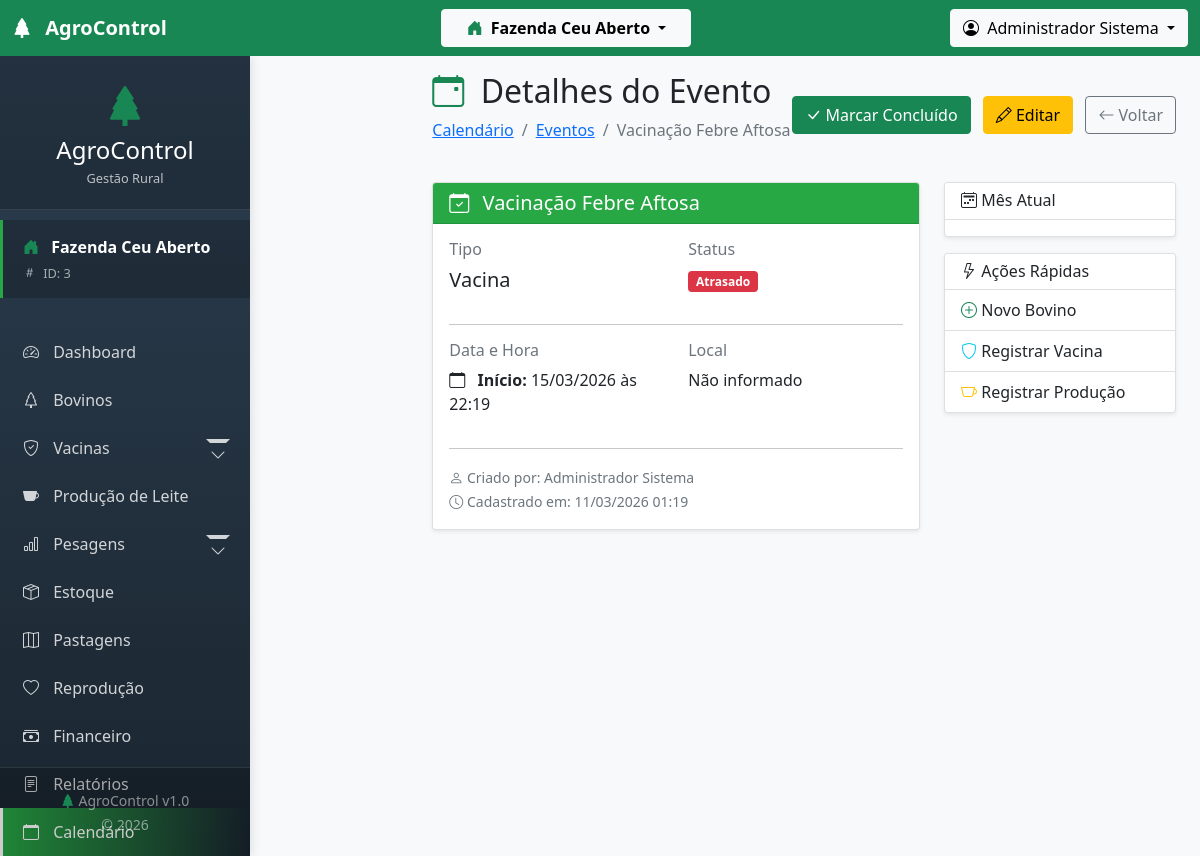
Screenshot of /modules/calendario/visualizar.php?id=7 (signed in) with the database file from the repository.
### tables this page shows
CREATE TABLE `eventos` (
  `id` int(11) NOT NULL AUTO_INCREMENT,
  `id_fazenda` int(11) NOT NULL,
  `id_usuario` int(11) NOT NULL,
  `id_bovino` int(11) DEFAULT NULL,
  `titulo` varchar(255) NOT NULL,
  `descricao` text DEFAULT NULL,
  `tipo` enum('vacina','parto','inseminacao','desmama','venda','compra','manutencao','consulta','outro') DEFAULT 'outro',
  `data_inicio` datetime NOT NULL,
  `data_fim` datetime DEFAULT NULL,
  `dia_inteiro` tinyint(1) DEFAULT 0,
  `local` varchar(255) DEFAULT NULL,
  `cor` varchar(20) DEFAULT NULL,
  `notificar` tinyint(1) DEFAULT 0,
  `notificar_antecedencia` int(11) DEFAULT NULL,
  `concluido` tinyint(1) DEFAULT 0,
  `data_conclusao` datetime DEFAULT NULL,
  `recorrente` tinyint(1) DEFAULT 0,
  `recorrencia_config` text DEFAULT NULL,
  `data_cadastro` timestamp NULL DEFAULT current_timestamp(),
  PRIMARY KEY (`id`),
  KEY `id_fazenda` (`id_fazenda`),
  KEY `id_usuario` (`id_usuario`),
  KEY `id_bovino` (`id_bovino`),
  KEY `idx_eventos_datas` (`data_inicio`),
  CONSTRAINT `eventos_ibfk_1` FOREIGN KEY (`id_fazenda`) REFERENCES `fazendas` (`id`) ON DELETE CASCADE,
  CONSTRAINT `eventos_ibfk_2` FOREIGN KEY (`id_usuario`) REFERENCES `usuarios` (`id`),
  CONSTRAINT `eventos_ibfk_3` FOREIGN KEY (`id_bovino`) REFERENCES `bovinos` (`id`) ON DELETE SET NULL
);

CREATE TABLE `usuarios` (
  `id` int(11) NOT NULL AUTO_INCREMENT,
  `nome` varchar(100) NOT NULL,
  `email` varchar(100) NOT NULL,
  `senha` varchar(255) NOT NULL,
  `nivel` enum('admin','usuario') DEFAULT 'usuario',
  `telefone` varchar(20) DEFAULT NULL,
  `cpf_cnpj` varchar(20) DEFAULT NULL,
  `tipo_pessoa` enum('fisica','juridica') DEFAULT 'fisica',
  `email_confirmado` tinyint(1) DEFAULT 0,
  `token_confirmacao` varchar(100) DEFAULT NULL,
  `data_nascimento` date DEFAULT NULL,
  `profissao` varchar(100) DEFAULT NULL,
  `avatar` varchar(255) DEFAULT NULL,
  `ultimo_login` datetime DEFAULT NULL,
  `ultimo_ip` varchar(45) DEFAULT NULL,
  `data_cadastro` timestamp NULL DEFAULT current_timestamp(),
  `data_atualizacao` timestamp NULL DEFAULT NULL ON UPDATE current_timestamp(),
  `ativo` tinyint(1) DEFAULT 1,
  PRIMARY KEY (`id`),
  UNIQUE KEY `email` (`email`)
);

### config/tenant.php (called while the page is built, shortened)
<?php
require_once __DIR__ . '/database.php';
class TenantManager {
    public static function getActiveFarmId() {
        return $_SESSION['fazenda_ativa_id'] ?? null;
    }
    public static function addTenantFilter($tableAlias = '') {
        $farmId = self::getActiveFarmId();
        if ($tableAlias) {
            return " $tableAlias.id_fazenda = $farmId ";
        }
        return " id_fazenda = $farmId ";
    }
}
function getActiveFarmId() {
    return TenantManager::getActiveFarmId();
}
?>

### config/database.php (called while the page is built, shortened)
<?php
$conn = new mysqli(DB_HOST, DB_USER, DB_PASSWORD, DB_NAME);
$conn->set_charset("utf8");
function executeQuery($sql) {
    global $conn;
    $result = $conn->query($sql);
    return $result;
}
?>

### modules/calendario/visualizar.php (the view, shortened to what this page needs)
<?php
require_once '../../config/database.php';
require_once '../../config/tenant.php';
$id = isset($_GET['id']) ? intval($_GET['id']) : 0;
$sql = "SELECT e.*,
               b.brinco as bovino_brinco,
               b.nome as bovino_nome,
               u.nome as usuario_nome,
               u.email as usuario_email
        FROM eventos e
        LEFT JOIN bovinos b ON e.id_bovino = b.id
        LEFT JOIN usuarios u ON e.id_usuario = u.id
        WHERE e.id = $id AND " . TenantManager::addTenantFilter('e');
$result = executeQuery($sql);
$evento = $result->fetch_assoc();
$data_inicio = new DateTime($evento['data_inicio']);
$tipos = [
    'vacina' => 'Vacina',
    'parto' => 'Parto',
    'inseminacao' => 'Inseminação',
    'desmama' => 'Desmama',
    'venda' => 'Venda',
    'compra' => 'Compra',
    'manutencao' => 'Manutenção',
    'consulta' => 'Consulta Veterinária',
    'outro' => 'Outro'
];
include '../../includes/header.php';
include '../../includes/sidebar.php';
?>
<main class="col-lg-10 ms-auto px-4 py-3">
    <div class="d-flex justify-content-between align-items-center mb-4">
        <div>
            <h1 class="h2">
                <i class="bi bi-calendar-event me-2 text-success"></i>
                Detalhes do Evento
            </h1>
            <nav aria-label="breadcrumb">
                <ol class="breadcrumb">
                    <li class="breadcrumb-item"><a href="index.php">Calendário</a></li>
                    <li class="breadcrumb-item"><a href="eventos.php">Eventos</a></li>
                    <li class="breadcrumb-item active"><?php echo $evento['titulo']; ?></li>
                </ol>
            </nav>
        </div>
        <div>
            <?php if (!$evento['concluido']): ?>
            <a href="acoes/concluir.php?id=<?php echo $id; ?>" class="btn btn-success me-2">
                <i class="bi bi-check-lg"></i> Marcar Concluído
            </a>
            <?php endif; ?>
            <a href="editar.php?id=<?php echo $id; ?>" class="btn btn-warning me-2">
                <i class="bi bi-pencil"></i> Editar
            </a>
            <a href="eventos.php" class="btn btn-outline-secondary">
                <i class="bi bi-arrow-left"></i> Voltar
            </a>
        </div>
    </div>
    <div class="row">
        <div class="col-md-8">
            <div class="card shadow-sm">
                <div class="card-header" style="background-color: <?php echo $evento['cor']; ?>; color: white;">
                    <h5 class="card-title mb-0">
                        <i class="bi bi-calendar-check me-2"></i>
                        <?php echo $evento['titulo']; ?>
                    </h5>
                </div>
                <div class="card-body">
                    <div class="row">
                        <div class="col-md-6">
                            <h6 class="text-muted">Tipo</h6>
                            <p class="h5"><?php echo $tipos[$evento['tipo']] ?? $evento['tipo']; ?></p>
                        </div>
                        <div class="col-md-6">
                            <h6 class="text-muted">Status</h6>
                            <p>
                                <?php if ($evento['concluido']): ?>
                                    <span class="badge bg-success">Concluído</span>
                                    <small class="text-muted d-block">
                                        em <?php echo date('d/m/Y H:i', strtotime($evento['data_conclusao'])); ?>
                                    </small>
                                <?php elseif ($data_inicio < new DateTime()): ?>
                                    <span class="badge bg-danger">Atrasado</span>
                                <?php else: ?>
                                    <span class="badge bg-info">Pendente</span>
                                <?php endif; ?>
                            </p>
                        </div>
                    </div>
                    <hr>
                    <div class="row">
                        <div class="col-md-6">
                            <h6 class="text-muted">Data e Hora</h6>
                            <p>
                                <i class="bi bi-calendar me-2"></i>
                                <strong>Início:</strong> <?php echo $data_inicio->format('d/m/Y'); ?>
                                <?php if (!$evento['dia_inteiro']): ?>
                                    às <?php echo $data_inicio->format('H:i'); ?>
                                <?php endif; ?>
                                <br>
                            </p>
                        </div>
                        <div class="col-md-6">
                            <h6 class="text-muted">Local</h6>
                            <p><?php echo $evento['local'] ?: 'Não informado'; ?></p>
                        </div>
                    </div>
                    <hr>
                    <div class="row">
                        <div class="col-12">
                            <small class="text-muted">
                                <i class="bi bi-person"></i> Criado por: <?php echo $evento['usuario_nome']; ?>
                                <br>
                                <i class="bi bi-clock"></i> Cadastrado em: <?php echo date('d/m/Y H:i', strtotime($evento['data_cadastro'])); ?>
                            </small>
                        </div>
                    </div>
                </div>
            </div>
        </div>
        <div class="col-md-4">
            <div class="card shadow-sm">
                <div class="card-header bg-white">
                    <h6 class="card-title mb-0">
                        <i class="bi bi-calendar2-week"></i>
                        Mês Atual
                    </h6>
                </div>
                <div class="card-body p-2">
                </div>
            </div>
            <div class="card shadow-sm mt-3">
                <div class="card-header bg-white">
                    <h6 class="card-title mb-0">
                        <i class="bi bi-lightning"></i>
                        Ações Rápidas
                    </h6>
                </div>
                <div class="list-group list-group-flush">
                    <a href="../bovinos/novo.php" class="list-group-item list-group-item-action">
                        <i class="bi bi-plus-circle text-success"></i> Novo Bovino
                    </a>
                    <a href="../vacinas/cadastrar.php" class="list-group-item list-group-item-action">
                        <i class="bi bi-shield text-info"></i> Registrar Vacina
                    </a>
                    <a href="../leite/cadastrar.php" class="list-group-item list-group-item-action">
                        <i class="bi bi-cup text-warning"></i> Registrar Produção
                    </a>
                </div>
            </div>
        </div>
    </div>
</main>
<link href='https://cdn.jsdelivr.net/npm/fullcalendar@5.11.3/main.min.css' rel='stylesheet' />
<?php include '../../includes/footer.php'; ?>

### assets/css/style.css (style rules this page uses)
:root { --primary-color: #28a745; --secondary-color: #6c757d; --success-color: #28a745; --danger-color: #dc3545; --warning-color: #ffc107; --info-color: #17a2b8; }
body { font-family: 'Segoe UI', Tahoma, Geneva, Verdana, sans-serif; background-color: #f8f9fa; }

### includes/header.php (style rules this page uses)
body { margin: 0; padding: 0; font-family: 'Segoe UI', Tahoma, Geneva, Verdana, sans-serif; }

### includes/sidebar.php (style rules this page uses)
html, body { height: 100%; margin: 0; overflow-x: hidden; }

### rows the page displays
eventos: titulo "Vacinação Febre Aftosa", tipo "Vacina", data_inicio "15/03/2026", data_inicio "22:19", local "Não informado", id_usuario.nome "Administrador Sistema", data_cadastro "11/03/2026 01:19"

### other values shown
$activeFarmName "Fazenda Ceu Aberto"
$_SESSION['usuario_nome'] "Administrador Sistema"
TenantManager::getActiveFarmName() "Fazenda Ceu Aberto"
$farmId "3"
